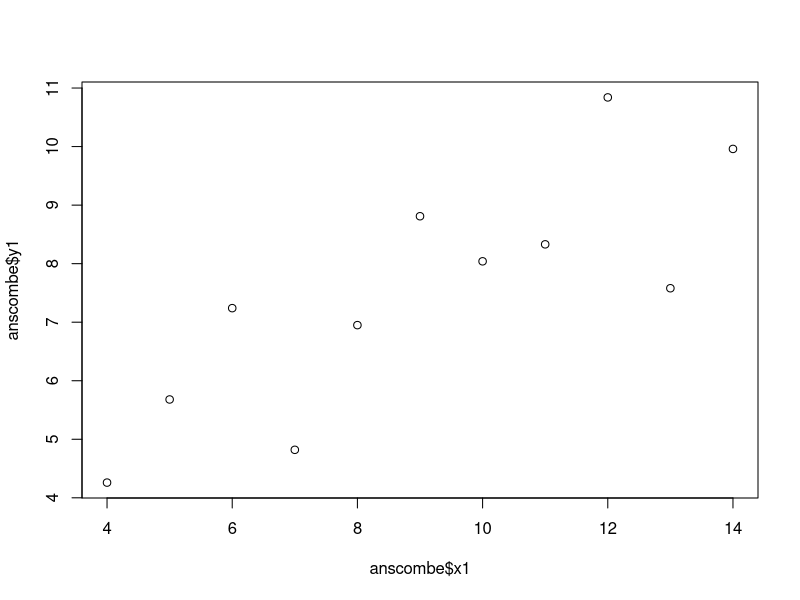
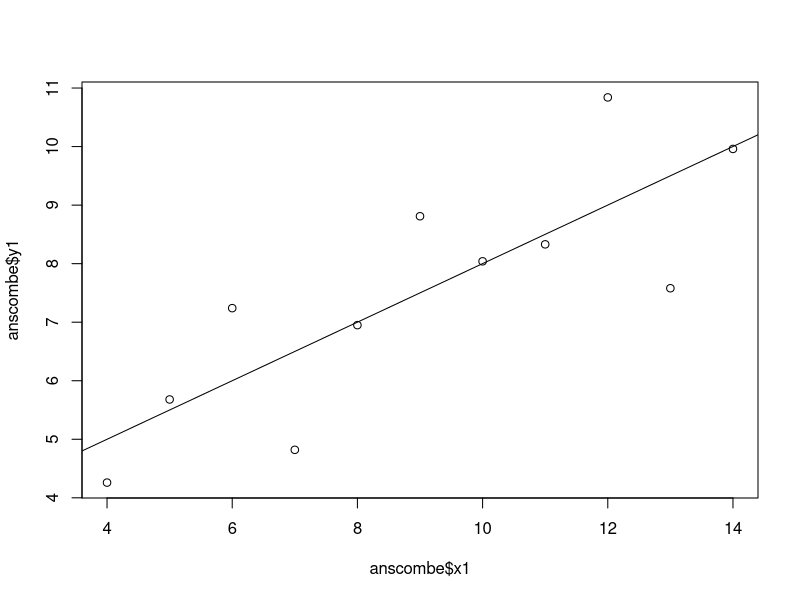
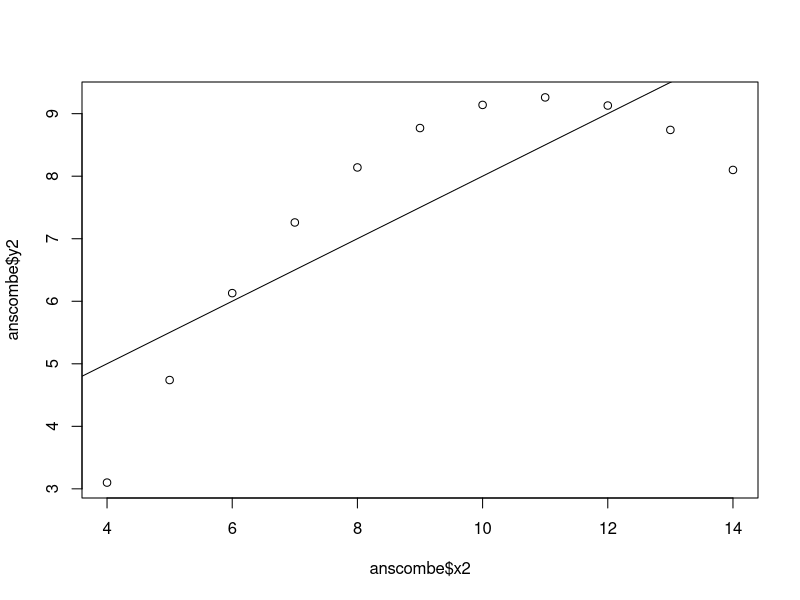
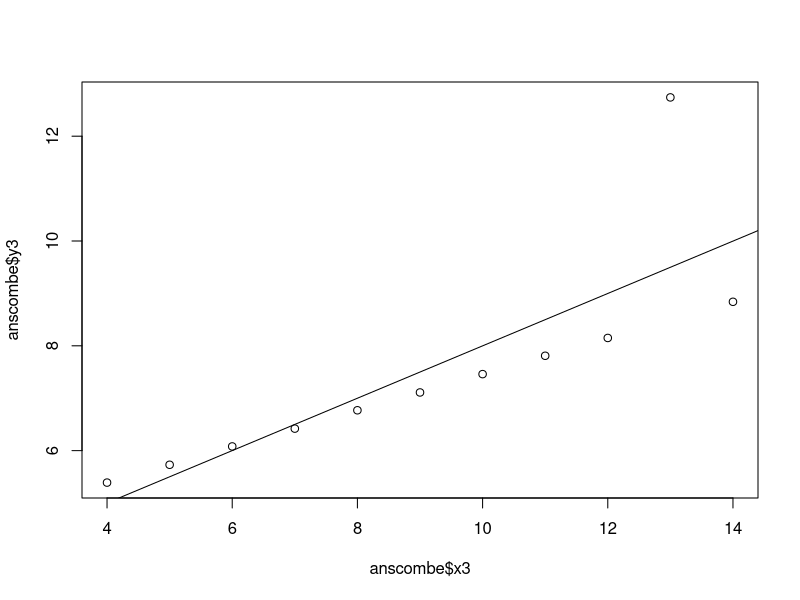
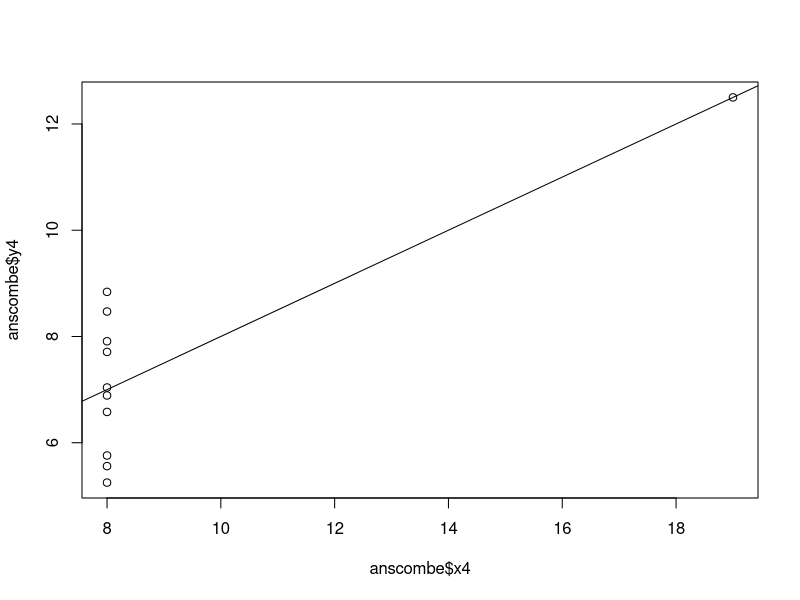
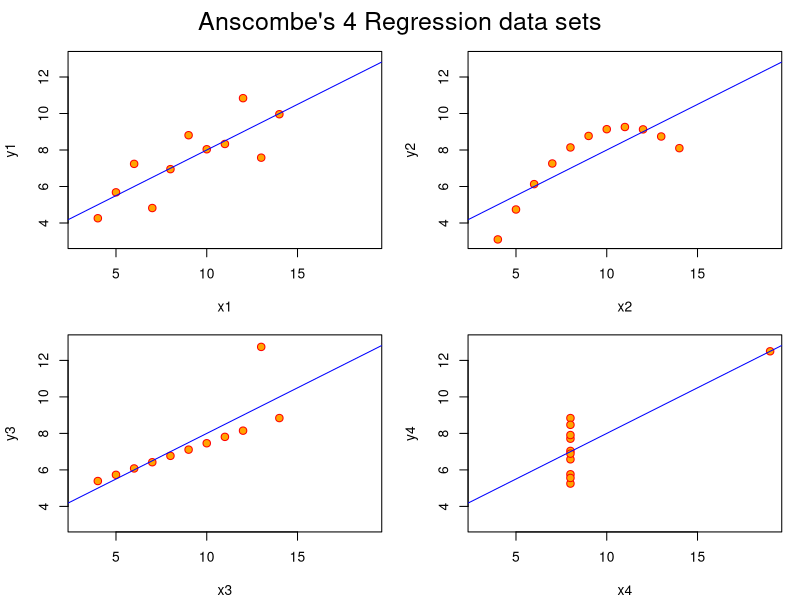
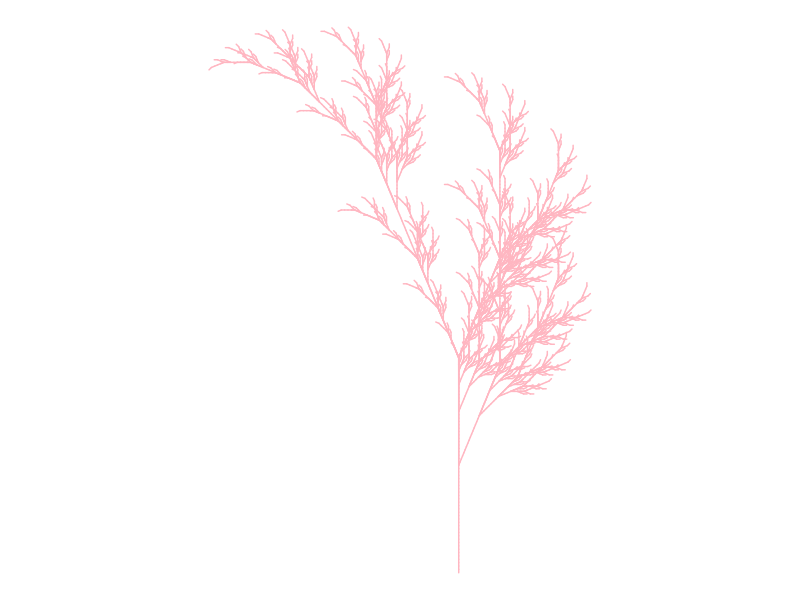

Generate these figures, in order, with R:
## ---- chunk 1
#| include: false

if (!interactive()) {
  View <- function(x, ...) invisible(x)
}
## ---- chunk 2
data(anscombe)  # Load Anscombe's data
View(anscombe) # View the data
summary(anscombe)
## ---- chunk 3
plot(anscombe$x1,anscombe$y1)
summary(anscombe)
lm1 <- lm(y1 ~ x1, data=anscombe)
summary(lm1)
lm2 <- lm(y2 ~ x2, data=anscombe)
summary(lm2)
lm3 <- lm(y3 ~ x3, data=anscombe)
summary(lm3)
lm4 <- lm(y4 ~ x4, data=anscombe)
summary(lm4)
plot(anscombe$x1,anscombe$y1)
abline(coefficients(lm1))
plot(anscombe$x2,anscombe$y2)
abline(coefficients(lm2))
plot(anscombe$x3,anscombe$y3)
abline(coefficients(lm3))
plot(anscombe$x4,anscombe$y4)
abline(coefficients(lm4))
## ---- chunk 4
ff <- y ~ x
mods <- setNames(as.list(1:4), paste0("lm", 1:4))

# Plot using for loop
for(i in 1:4) {
  ff[2:3] <- lapply(paste0(c("y","x"), i), as.name)
  ## or   ff[[2]] <- as.name(paste0("y", i))
  ##      ff[[3]] <- as.name(paste0("x", i))
  mods[[i]] <- lmi <- lm(ff, data = anscombe)
  print(anova(lmi))
}

sapply(mods, coef)  # Note the use of this function
lapply(mods, function(fm) coef(summary(fm)))

# Preparing for the plots
op <- par(mfrow = c(2, 2), mar = 0.1+c(4,4,1,1), oma =  c(0, 0, 2, 0))

# Plot charts using for loop
for(i in 1:4) {
  ff[2:3] <- lapply(paste0(c("y","x"), i), as.name)
  plot(ff, data = anscombe, col = "red", pch = 21, bg = "orange", cex = 1.2,
       xlim = c(3, 19), ylim = c(3, 13))
  abline(mods[[i]], col = "blue")
}
mtext("Anscombe's 4 Regression data sets", outer = TRUE, cex = 1.5)
par(op)
## ---- chunk 5
#| include: false

if (!interactive()) {
  View <- function(x, ...) invisible(x)
}

options(repos = c(CRAN = "https://cloud.r-project.org"))
## ---- chunk 6
## Objective: Create graphics with R
## Title: Fall color
# Credit: https://fronkonstin.com

# Install packages
install.packages(c("gsubfn", "proto", "tidyverse"))

library(gsubfn)
library(tidyverse)

# Define elements in plant art
# Each image corresponds to a different axiom, rules, angle and depth

# Leaf of Fall

axiom="X"
rules=list("X"="F-[[X]+X]+F[+FX]-X", "F"="FF")
angle=22.5
depth=6


for (i in 1:depth) axiom=gsubfn(".", rules, axiom)

actions=str_extract_all(axiom, "\\d*\\+|\\d*\\-|F|L|R|\\[|\\]|\\|") %>% unlist

status=data.frame(x=numeric(0), y=numeric(0), alfa=numeric(0))
points=data.frame(x1 = 0, y1 = 0, x2 = NA, y2 = NA, alfa=90, depth=1)


# Generating data
# Note: may take a minute or two

for (action in actions)
{
  if (action=="F")
  {
    x=points[1, "x1"]+cos(points[1, "alfa"]*(pi/180))
    y=points[1, "y1"]+sin(points[1, "alfa"]*(pi/180))
    points[1,"x2"]=x
    points[1,"y2"]=y
    data.frame(x1 = x, y1 = y, x2 = NA, y2 = NA,
               alfa=points[1, "alfa"],
               depth=points[1,"depth"]) %>% rbind(points)->points
  }
  if (action %in% c("+", "-")){
    alfa=points[1, "alfa"]
    points[1, "alfa"]=eval(parse(text=paste0("alfa",action, angle)))
  }
  if(action=="["){
    data.frame(x=points[1, "x1"], y=points[1, "y1"], alfa=points[1, "alfa"]) %>%
      rbind(status) -> status
    points[1, "depth"]=points[1, "depth"]+1
  }

  if(action=="]"){
    depth=points[1, "depth"]
    points[-1,]->points
    data.frame(x1=status[1, "x"], y1=status[1, "y"], x2=NA, y2=NA,
               alfa=status[1, "alfa"],
               depth=depth-1) %>%
      rbind(points) -> points
    status[-1,]->status
  }
}

ggplot() +
  geom_segment(aes(x = x1, y = y1, xend = x2, yend = y2),
               lineend = "round",
               color="lightpink", # Set your own Fall color?
               data=na.omit(points)) +
  coord_fixed(ratio = 1) +
  theme_void() # No grid nor axes
